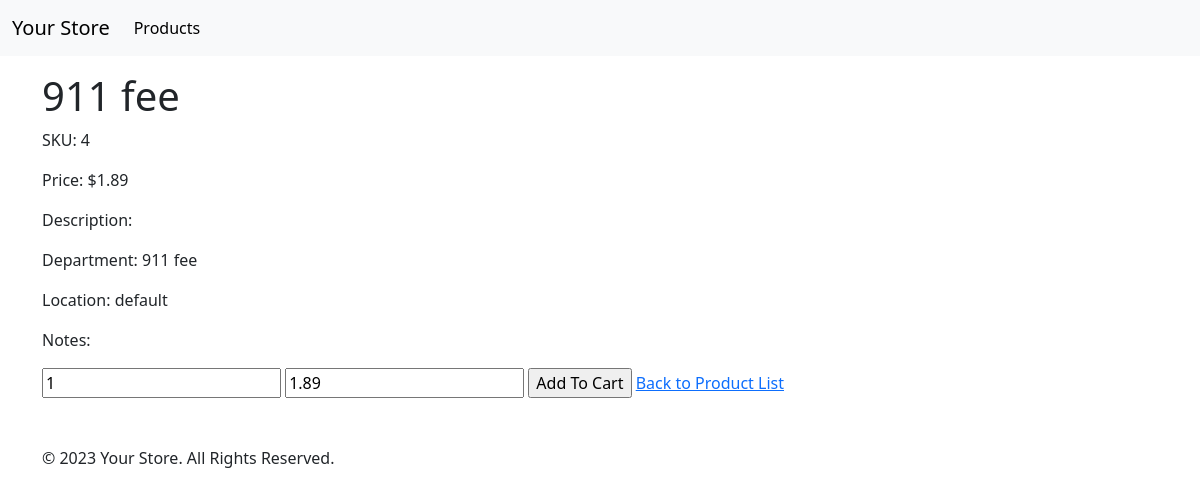
The page /store/products/4/ on the database its author committed.
### store/models.py (models this page shows, shortened)
class Product(models.Model):
    DISCOUNT_RATE = 0.01
    name = models.CharField(max_length=500)
    description = models.CharField(max_length=300, blank=True, null=True)
    sku = models.CharField(max_length=100, unique=True)
    cost = models.DecimalField(max_digits=12, decimal_places=2, default=0.00)
    price = models.DecimalField(
        max_digits=12, decimal_places=2, default=999.99)
    department = models.ForeignKey(
        Department,
        on_delete=models.CASCADE,
        default='1',
        related_name='department'
    )
    location = models.ForeignKey(
        Location,
        on_delete=models.CASCADE,
        default='1',
        related_name='location'
    )
    onhand_quantity = models.IntegerField(default=0)
    sale_start = models.DateTimeField(blank=True, null=True, default=None)
    sale_end = models.DateTimeField(blank=True, null=True, default=None)
    notes = models.TextField(blank=True, null=True)
    status = models.CharField(max_length=100, blank=True, null=True)
    created_at = models.DateTimeField(auto_now_add=True)
    updated_at = models.DateTimeField(auto_now=True)
    published = models.BooleanField(default=True)
    photo = models.ImageField(
        blank=True,
        null=True,
        default=None,
        upload_to='static/images/store/products'
    )
    url = models.CharField(max_length=200, blank=True, null=True)
    product_created_by = models.ForeignKey(
        Profile,
        on_delete=models.CASCADE,
        default=None,
        related_name='product_created_by',
        blank=True,
        null=True
    )
    product_updated_by = models.ForeignKey(
        Profile,
        on_delete=models.CASCADE,
        default=None,
        related_name='product_updated_by',
        blank=True,
        null=True)
    ms_url = models.CharField(max_length=300, blank=True, null=True)
    def is_on_sale(self):
        now = timezone.now()
        if self.sale_start:
            if self.sale_end:
                return self.sale_start <= now <= self.sale_end
            return self.sale_start <= now
        return False
    def get_rounded_price(self):
        return round(self.price, 2)
    def current_price(self):
        if self.is_on_sale():
            discounted_price = self.price * (1 - self.DISCOUNT_RATE)
            return round(discounted_price, 2)
        return self.get_rounded_price()
    class Meta:
        ordering = ('id',)
        verbose_name = 'Product'
        verbose_name_plural = 'Products'

class Department(models.Model):
    name = models.CharField(max_length=200)
    taxable = models.CharField(max_length=3, choices=[('yes', 'Yes'),
                                                      ('no', 'No')],
                               default='yes')
    class Meta:
        ordering = ('id',)
        verbose_name = 'Department'
        verbose_name_plural = 'Departments'

class Location(models.Model):
    name = models.CharField(max_length=200)
    description = models.TextField(max_length=500, blank=True, null=True)
    address = models.CharField(max_length=200, blank=True, null=True)
    class Meta:
        ordering = ('id',)
        verbose_name = 'Location'
        verbose_name_plural = 'Locations'

### store/views.py (the view)
# urls.py: path('products/<int:pk>/', ProductDetailView.as_view(),
class ProductDetailView(DetailView):
    model = Product
    template_name = 'store/product_detail.html'
    context_object_name = 'product'
    ordering = ['name']
    paginate_by = 10

### store/templates/store/product_detail.html (shortened to what this page needs)
{% extends "base.html" %}
{% block content %}
<h1>{{ product.name }}</h1>
<p>SKU: {{ product.sku }}</p>
<p>Price: ${{ product.current_price }}</p>
<p>Description: {{ product.description }}</p>
<p>Department: {{ product.department.name }}</p>
<p>Location: {{ product.location.name }}</p>
<p>Notes: {{ product.notes }}</p>
<form action="{% url 'add-to-cart' product.id %}" method="post">
  <input type="text" name="quantity" value="1" />
  <input type="text" name="price" value="{{ product.current_price }}" />
  <input type="submit" value="Add To Cart" />
<a href="{% url 'product-list' %}">Back to Product List</a>
{% endblock %}

### rows shown on the page
Product: name "911 fee", sku "4", current_price "1.89", department.name "911 fee", location.name "default", price "1.89"
